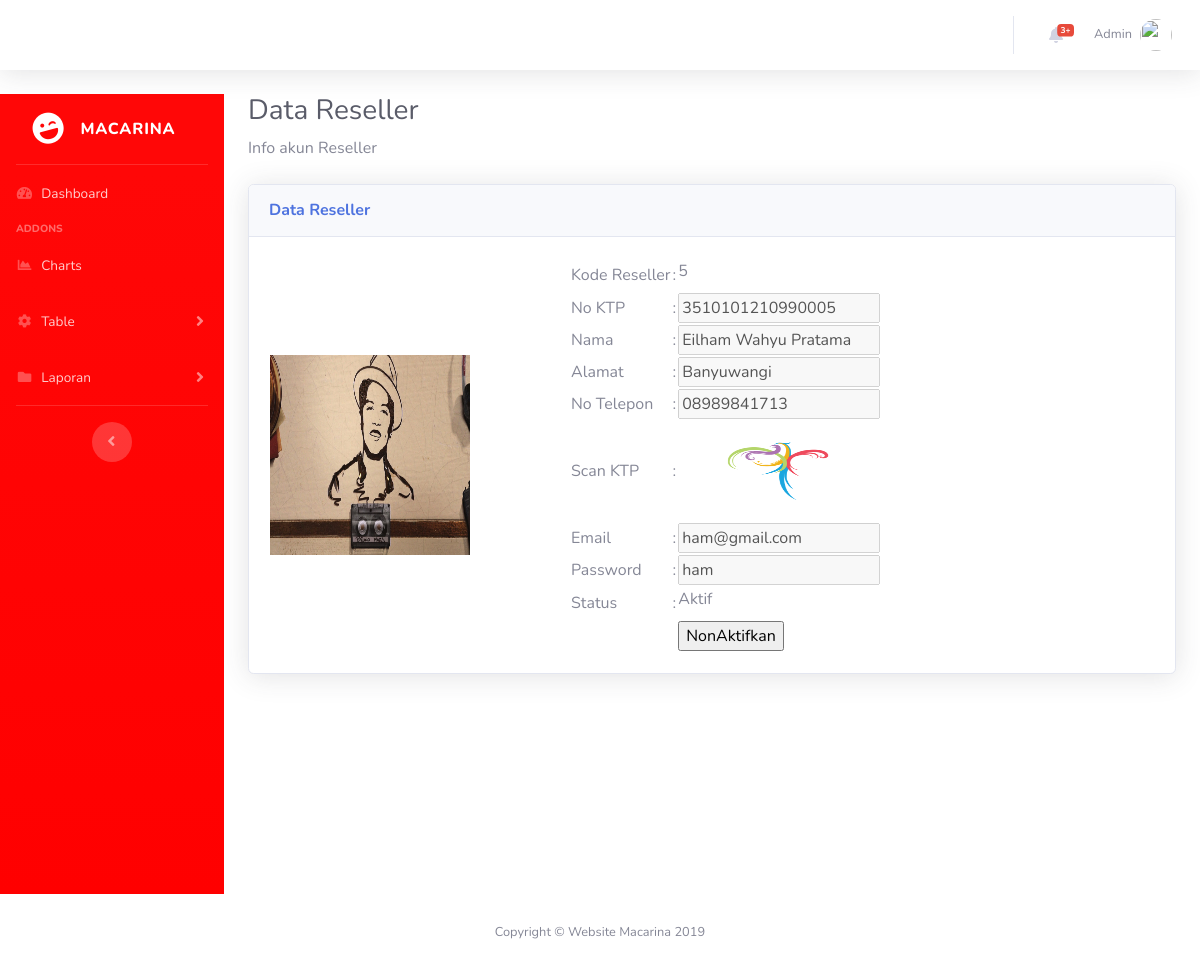
The app's page /admin/reseller/detailReseller.php?txt_idrsl=5 with its own data.
### tables this page shows
CREATE TABLE `reseller` (
  `id_reseller` int(11) NOT NULL,
  `nama_reseller` varchar(50) NOT NULL,
  `alamat` varchar(50) NOT NULL,
  `no_tlp` varchar(13) NOT NULL,
  `scan_ktp` varchar(50) NOT NULL,
  `no_ktp` varchar(16) NOT NULL,
  `email` varchar(25) NOT NULL,
  `password` varchar(8) NOT NULL,
  `status` varchar(10) NOT NULL,
  `pas_foto` varchar(25) NOT NULL
);

### admin/reseller/detailReseller.php (the view, shortened to what this page needs)
<!DOCTYPE html>
<html lang="en">
<head>
  <link href="../vendor/fontawesome-free/css/all.min.css" rel="stylesheet" type="text/css">
  <link href="../css/sb-admin-2.min.css" rel="stylesheet">
  <link href="../vendor/datatables/dataTables.bootstrap4.min.css" rel="stylesheet">
</head>
<?php
include_once "../topNavbar.php";
?>
  <div id="wrapper">
  <?php
include_once "../config/side.php";
?>
        <div class="container-fluid">
          <h1 class="h3 mb-2 text-gray-800">Data Reseller</h1>
          <p class="mb-4">Info akun Reseller</p>
          <div class="card shadow mb-4">
            <div class="card-header py-3">
              <h6 class="m-0 font-weight-bold text-primary">Data Reseller</h6>
            </div>
            <div class="card-body">
            <?php
            include "../config/config.php";
            $id = $_GET['txt_idrsl'];
            $query_mysql = mysqli_query($koneksi,"SELECT reseller.* , reseller.id_reseller
            FROM reseller
              WHERE reseller.id_reseller = $id");
            while($data = mysqli_fetch_array($query_mysql)){
          ?>
            <form method ="POST" action="aktifReseller.php">
              <table>
                <tr>
                  <td width ="300"><?php echo "<img src='../img/reseller/foto/".$data['pas_foto']."' width='200px' height='200px'/>" ?></td>
                <td>
                <table border="0">
                    <tr>
                        <td>Kode Reseller</td>
                        <td>:</td>
                        <td><label><?php echo $data['id_reseller'] ?><input type="hidden" name="txt_idrsl" value="<?php echo $data['id_reseller'] ?>"></td>
                    </tr>
                    <tr>
                        <td>No KTP</td>
                        <td>:</td>
                        <td><input disabled type="text" name="txt_no_ktp" value="<?php echo $data['no_ktp'] ?>"></td>
                    </tr>
                    <tr>
                        <td>Nama</td>
                        <td>:</td>
                        <td><input disabled type="text" name="txt_nama" value="<?php echo $data['nama_reseller'] ?>"></td>
                    </tr>
                    <tr>
                        <td>Alamat </td>
                        <td>:</td>
                        <td><input disabled type="textarea" name="txt_almt" value="<?php echo $data['alamat'] ?>"> </td>
                    </tr>
                    <tr>
                        <td>No Telepon </td>
                        <td>:</td>
                        <td><input disabled type="textarea" name="txt_no" value="<?php echo $data['no_tlp'] ?>"> </td>
                    </tr>
                    <tr>
                        <td>Scan KTP </td>
                        <td>:</td>
                        <td><?php echo "<img src='../img/reseller/".$data['scan_ktp']."' width='200px' height='100px'/>" ?></td>
                    </tr>
                    <tr>
                        <td>Email</td>
                        <td>:</td>
                        <td><input disabled type="text" name="txt_email" value="<?php echo $data['email'] ?>" ></td>
                    </tr>
                    <tr>
                        <td>Password</td>
                        <td>:</td>
                        <td><input disabled type="text" name="txt_pwd" value="<?php echo $data['password'] ?>" ></td>
                    </tr>
                    <?php
                    $status = $data['status'];
                    ?>
                    <tr>
                        <td>Status</td>
                        <td>:</td>
                        <td><label><?php
                         if ($status == 0){
                          ?>NonAktif
                        <?php   }
                        else if ($status == 1) {
                           ?>Aktif
                        <?php  }
                        ?></td>
                    </tr>
                    <tr>
                      <td></td>
                      <td></td>
                        <td> <?php
                         if ($status == 0){
                          ?><input type="submit" name="aktifkan" value="Aktifkan"/>
                        <?php   }
                        else if ($status == 1) {
                           ?> <input type="submit" name="nonaktif" value="NonAktifkan"/>
                        <?php  }
                        ?>
                    </tr>
                </table>
                </td>
                </tr>
              </table>
            </form>
            <?php } ?>
            </div>
          </div>
        </div>
      </div>
      <?php
      include_once "../footer.php";
      ?>
    </div>
  </div>
</body>
</html>

### records on screen
reseller: pas_foto (picture), id_reseller "5", txt_no_ktp "3510101210990005", txt_nama "Eilham Wahyu Pratama", txt_almt "Banyuwangi", txt_no "08989841713", scan_ktp (picture), txt_email "ham@gmail.com", txt_pwd "ham", status "Aktif"
